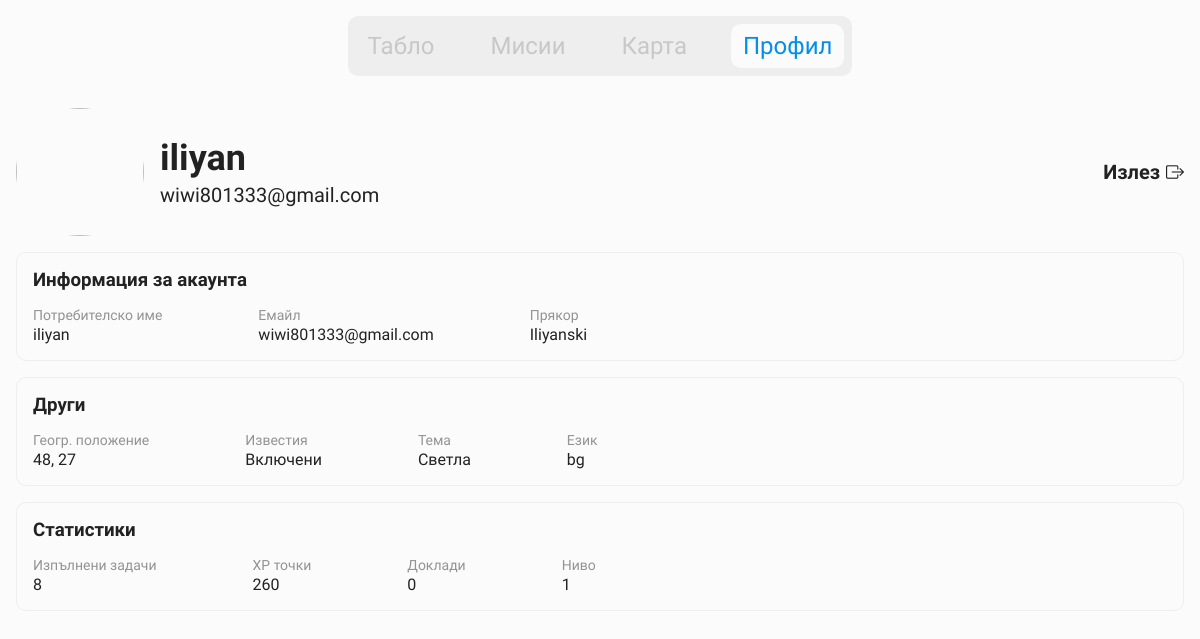
The app's page /account/ (signed in) with its own data.
### beaches/models.py (models this page shows, shortened)
class User(AbstractUser):
    is_first_login = models.BooleanField(default=True)

class UserProfile(models.Model):
    LANGUAGE_CHOICES = (
        ('bg', 'Български'),
        ('en', 'Английски')
    )
    id = models.UUIDField(primary_key=True, default=uuid.uuid4, editable=False)
    user = models.ForeignKey(settings.AUTH_USER_MODEL, on_delete=models.CASCADE)
    nickname = models.CharField(max_length=150, null=True)
    profile_picture = models.ImageField(
        upload_to='profile_images/',
        blank=True,
        null=True,
        default='profile_images/default.svg'
    )
    lat = models.CharField(null=True, blank=True, default=48.8566)
    lng = models.CharField(null=True, blank=True, default=2.3522)
    xp = models.IntegerField(default=0)
    tasks_completed = models.PositiveIntegerField(default=0)
    tasks = models.ManyToManyField(Task, blank=True, related_name="assigned_users")
    theme = models.CharField(null=True, blank=True, default="light")
    send_notifs = models.BooleanField(null=True, blank=True, default=True)
    language = models.CharField(choices=LANGUAGE_CHOICES, default="bg")
    @property
    def level(self):
        return int(0.1 * math.sqrt(self.xp))

### beaches/views.py (the view)
# urls.py: path('account/', views.account_view, name='account'),
@login_required
def account_view(request):
    user = request.user
    profile = models.UserProfile.objects.get(user=user)
    context = {
        "user": user,
        "profile": profile,
        "email": user.email,
        "username": user.username,
        "nickname": profile.nickname,
        "lat": profile.lat,
        "lng": profile.lng,
        "pfp": profile.profile_picture.url,
        "level": profile.level,
        "xp": profile.xp,
        "compl": profile.tasks_completed,
        "logs": models.BeachLog.objects.filter(user = user).count,
        "notifs": "Включени" if profile.send_notifs else "Изключени"
    }
    return render(request, 'auth/account.html', context)

### beaches/templates/auth/account.html (shortened to what this page needs)
{% load static %}
<!DOCTYPE html>
<html lang="bg">
<head>
  <link rel="stylesheet" href="{% static 'alert.css' %}">
  <link rel="stylesheet" href="{% static 'nav.css' %}">
  <link rel="stylesheet" href="{% static 'account.css' %}">
  <link rel="stylesheet" href="https://cdn.jsdelivr.net/npm/bootstrap-icons@1.13.1/font/bootstrap-icons.min.css">
</head>
<body>
  {% include 'app/components/navbar.html' %}
  <div class="account-wrapper">
    <div class="account-quick-info">
      <div class="avatar-wrapper">
        <img src="{{ pfp }}" class="pfp">
        <div>
          <p class="username-main">{{ username }}</p>
          <p class="username-email">{{ email }}</p>
        </div>
      </div>
      <a href="{% url 'logout' %}" class="logout-btn">Излез <i class="bi bi-box-arrow-right"></i></a>
    </div>
    <div class="account-box">
      <h3>Информация за акаунта</h3>
      <div class="box-wrapper">
        <div>
          <p class="key">Потребителско име</p>
          <p class="value">{{ username }}</p>
        </div>
        <div>
          <p class="key">Емайл</p>
          <p class="value">{{ email }}</p>
        </div>
        <div>
          <p class="key">Прякор</p>
          <p class="value">{{ nickname }}</p>
        </div>
      </div>
    </div>
    <div class="account-box">
      <h3>Други</h3>
      <div class="box-wrapper">
        <div>
          <p class="key">Геогр. положение</p>
          <p class="value">{{ lat }}, {{ lng }}</p>
        </div>
        <div>
          <p class="key">Известия</p>
          <p class="value">{{ notifs }}</p>
        </div>
        <div>
          <p class="key">Тема</p>
          <p class="value" id="theme"></p>
        </div>
        <div>
          <p class="key">Език</p>
          <p class="value">{{ profile.language }}</p>
        </div>
      </div>
    </div>
    <div class="account-box">
      <h3>Статистики</h3>
      <div class="box-wrapper">
        <div>
          <p class="key">Изпълнени задачи</p>
          <p class="value">{{ compl }}</p>
        </div>
        <div>
          <p class="key">XP точки</p>
          <p class="value">{{ xp }}</p>
        </div>
        <div>
          <p class="key">Доклади</p>
          <p class="value">{{ logs }}</p>
        </div>
        <div>
          <p class="key">Ниво</p>
          <p class="value">{{ level }}</p>
        </div>
      </div>
    </div>
  </div>
</body>
</html>

### static/nav.css (style rules this page uses)
body { font-family: "Onest", sans-serif; padding-bottom: 60px; }

### static/account.css (style rules this page uses)
* { margin: 0; padding: 0; box-sizing: border-box; }
body { display: flex; flex-direction: column; gap: 16px; padding: 0px 16px; font-family: "Onest", sans-serif; margin: 0; background-color: #FBFBFB; }
.account-wrapper { display: flex; flex-direction: column; gap: 16px; color: #222222; }
.account-quick-info { display: flex; align-items: center; justify-content: space-between; }
.avatar-wrapper { display: flex; flex-direction: row; gap: 16px; align-items: center; }
.username-main { font-weight: 600; font-size: 36px; }
.avatar-wrapper div { display: flex; flex-direction: column; gap: 4px; }
.username-email { font-size: 20px; font-weight: 300; }
.logout-btn { font-weight: 600; color: #222222; display: flex; gap: 6px; font-size: 20px; align-items: center; text-decoration: none; transition: 0.25s ease-in-out all; margin-left: 8px; }
.logout-btn i { font-size: 18px; }
.pfp { width: 128px; height: 128px; border-radius: 50%; object-fit: cover; }
.account-box { width: 100%; border: 1px solid #EEEEEE; padding: 16px; display: flex; flex-direction: column; gap: 16px; border-radius: 10px; }
.box-wrapper { display: flex; flex-direction: row; gap: 96px; }
.box-wrapper div { display: flex; flex-direction: column; gap: 2px; }
.key { color: #939393; font-size: 14px; font-weight: 300; user-select: none; }
.value { color: #222222; font-size: 16px; }

### records on screen
User: username "iliyan", email "wiwi801333@gmail.com"
UserProfile: nickname "Iliyanski", lat "48", lng "27", language "bg"

### other values on screen
{{ notifs }} "Включени"
{{ compl }} "8"
{{ xp }} "260"
{{ logs }} "0"
{{ level }} "1"
